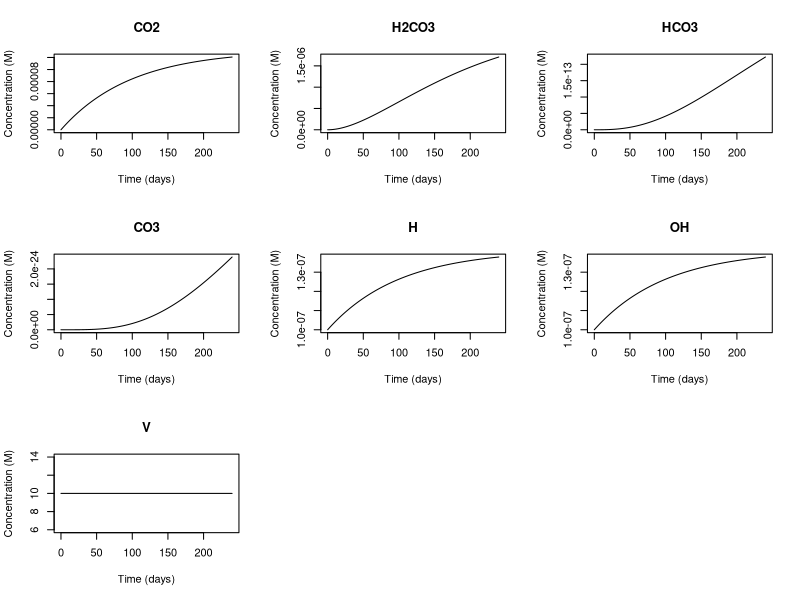

Source code (R):

# Load the deSolve package

setwd("F:/Model_Projects/Model_Projects_R/Micro_Greens/v.1/v.1.3")

library(deSolve)

k_data <- read.csv("Reaction_Parameters.csv")
species_data <- read.csv("Chemical_Nom.csv")

# Initialize an empty list to store the parameter values
parms <- list()

# Loop through the rows of the data frame
for(i in 1:nrow(k_data)) {
  
  # Extract the reaction code, kf, and kb values
  reaction_code <- k_data[i, "Reaction_Code"]
  kf <- k_data[i, "kf"]
  kb <- k_data[i, "kb"]
  
  # Assign the kf and kb values to dynamically created variables
  assign(paste0("k", reaction_code, "f"), kf)
  assign(paste0("k", reaction_code, "b"), kb)
  
  # Add the parameter values to the list
  parms[[paste0("k", reaction_code, "f")]] <- kf
  parms[[paste0("k", reaction_code, "b")]] <- kb
}



# Read in Water data

Water_Data<-read.csv("Water_Data.csv")
names(Water_Data) <- Water_Data[1,]
Water_Data <- Water_Data[-1,]

Water_Data <-Water_Data[ , colSums(is.na(Water_Data))==0]

Time_Conversion<-1/24 # seconds to days to hours
# Define the function for the system of differential equations
carbonate_eqs <- function(t, y, parms) {
  
  # Unpack the state variables
  
  # Water
  
  V<-y[7]
  
  # Chemistry
  CO2 <- y[1]
  H2CO3 <- y[2]
  HCO3 <- y[3]
  CO3 <- y[4]
  H <- y[5]
  OH <- y[6]
  
  # Unpack the rate constants
  k1f <- parms$k1_0f*Time_Conversion
  k1b <- parms$k1_0b*Time_Conversion
  k11f <- parms$k1_1f*Time_Conversion
  k11b <- parms$k1_1b*Time_Conversion
  k12f <- parms$k1_2f*Time_Conversion
  k12b <- parms$k1_2b*Time_Conversion
  kwf <- parms$kwf*Time_Conversion
  kwb <- parms$kwb*Time_Conversion
  kgf <- parms$kgf*Time_Conversion
  kgb <- parms$kgb*Time_Conversion
  
  # Manual Parameter Setting
  kH<-parms$kH<-1.7e-5#.034 # At 25°C and 1 atm pressure, the value of kH for CO2 is approximately 3.4 x 10^-2 mol/L/atm.
  PCO2<-parms$PCO2<-.0101 # PCO2 = (412 ppm) * (1/10^6) * (24.45 L/mol) = 0.0101 atm
  CO2_I<-0
  H2CO3_I<-0
  HCO3_I<-0
  CO3_I<-0
  H_I<-10^-7
  OH_I<-10^-7
  # Water
  
  Break_Condition_1<-parms$BC1<-as.numeric(Water_Data$Break_Condition1)
  VI<-parms$VI<-as.numeric(Water_Data$Inflow_Rate)
  VO<-parms$VO<-as.numeric(Water_Data$Outflow_Rate)
  
  
  # Calculate the reaction rates
  dCO2 <- VI*CO2_I/V+(kgf*(PCO2 - kH*CO2) - k1f*CO2 + k1b*H2CO3 - kgb*CO2)/V -VO*CO2/V
  dH2CO3 <- VI*H2CO3_I/V + (k1f * CO2 - k1b * H2CO3 - k11f * H2CO3 + k11b * H * HCO3)/V - VO*H2CO3/V
  dHCO3 <- VI*HCO3_I/V + (k11f * H2CO3 - k11b * H * HCO3 - k12f * HCO3 + k12b * H * CO3)/V - VO*HCO3/V
  dCO3 <- VI*CO3_I/V + (k12f * HCO3 - k12b * H * CO3)/V - VI*CO3/V
  dH <- VI*H_I/V + (kwf - kwb * H * OH - k11f*H2CO3 - k11b*H*HCO3 + k12f*HCO3 -k12b*CO3*H)/V - VO*H/V
  dOH <- VI*OH_I/V + (kwf - kwb * H * OH)/V - VO*OH/V
  
  # Water Equations
  if (V > 5) {
    dV <- VI - VO
  } else {
    dV <- ifelse(V <= 5 & VI - VO < 0, 0, VI - VO)
  }
  
  
  # Return the derivatives as a list
  list(c(dCO2, dH2CO3, dHCO3, dCO3, dH, dOH, dV))
}
# Set the initial state variables and rate constants
y0 <- c(CO2 = 0, H2CO3 = 0, HCO3 = 0.0, CO3 = 0.00, H = 1e-7, OH = 1e-7, V=10)
#parms <- c(k1f = 1e-3, k1b = 1e-2, k11f = 1e-4, k11b = 1e-5, k12f = 1e-7, k12b = 1e-8, kwf = 1e-14, kwb = 1e-14)

# Set the time interval to simulate
t <- seq(0, 240, by = 1)

# Solve the system of differential equations using the ode solver in deSolve
out <- ode(y = y0, times = t, func = carbonate_eqs, parms = parms, method = "lsoda")

# Plot the results
plot(out, xlab = "Time (days)", ylab = "Concentration (M)")

Model_Dataframe<-as.data.frame(out)
